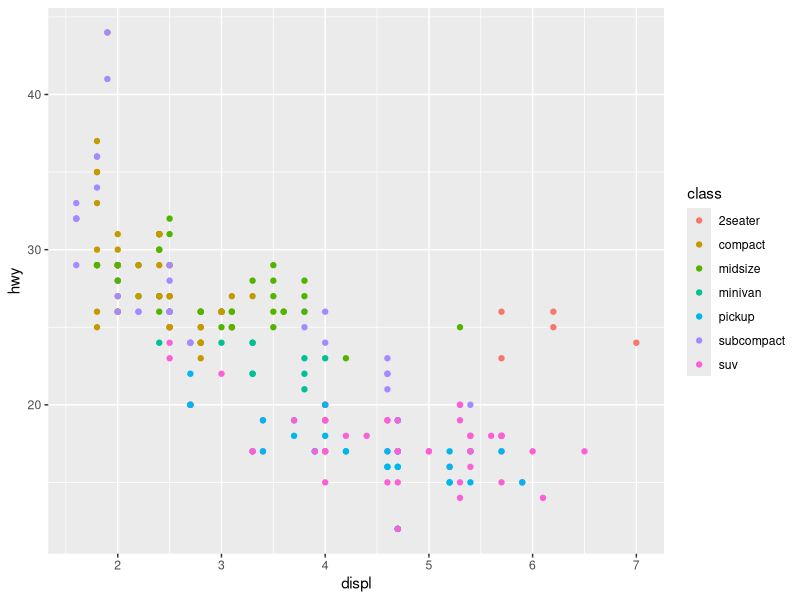
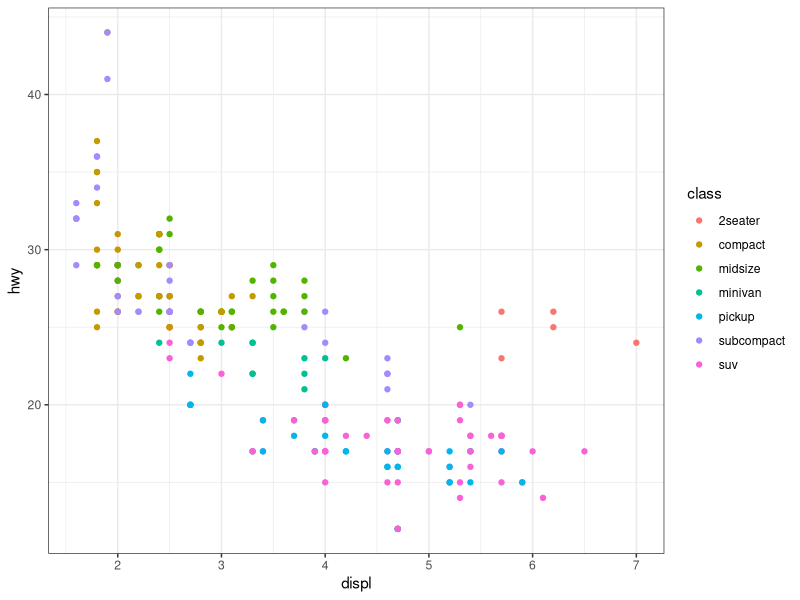
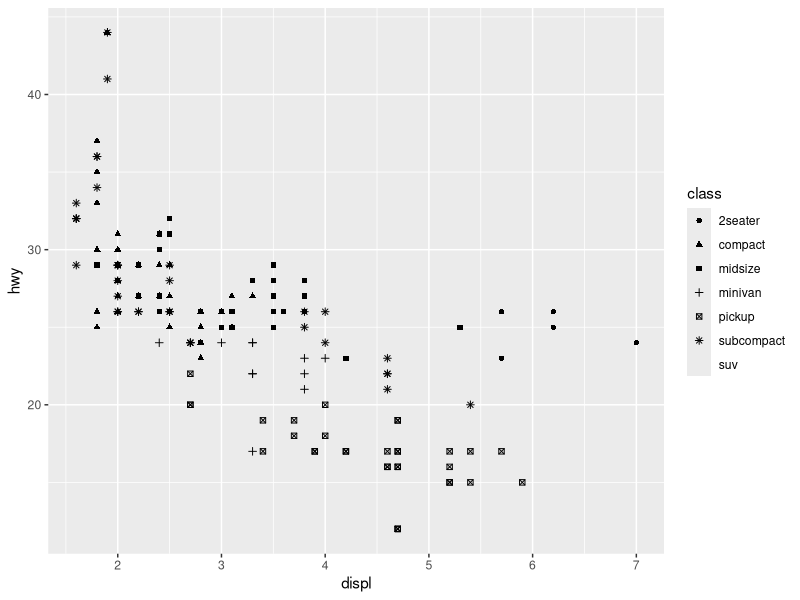
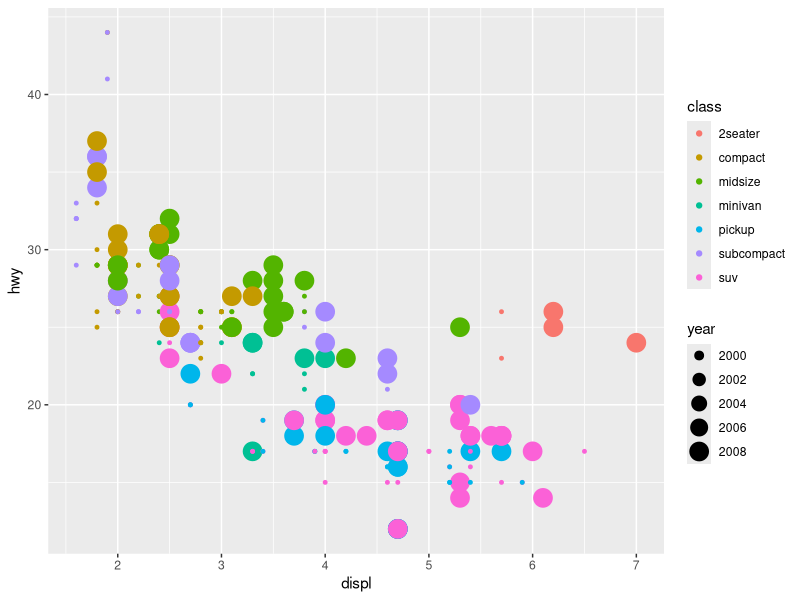
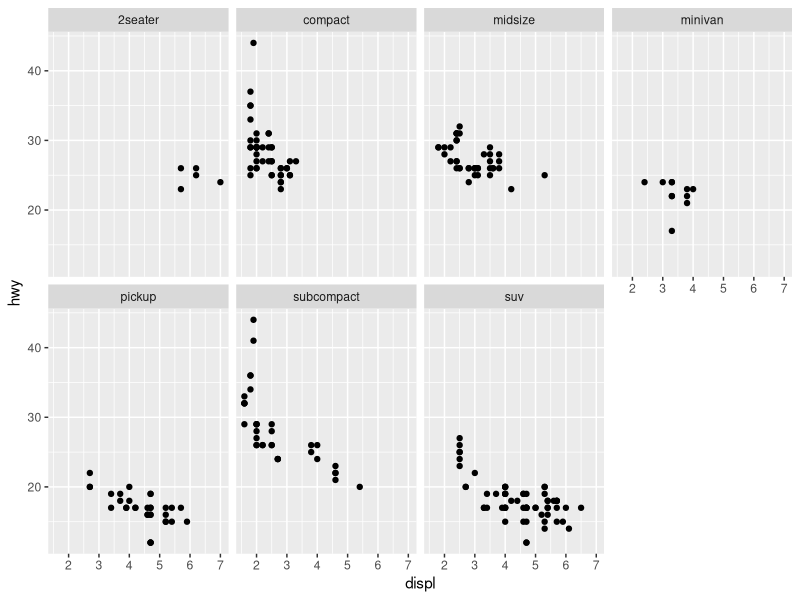
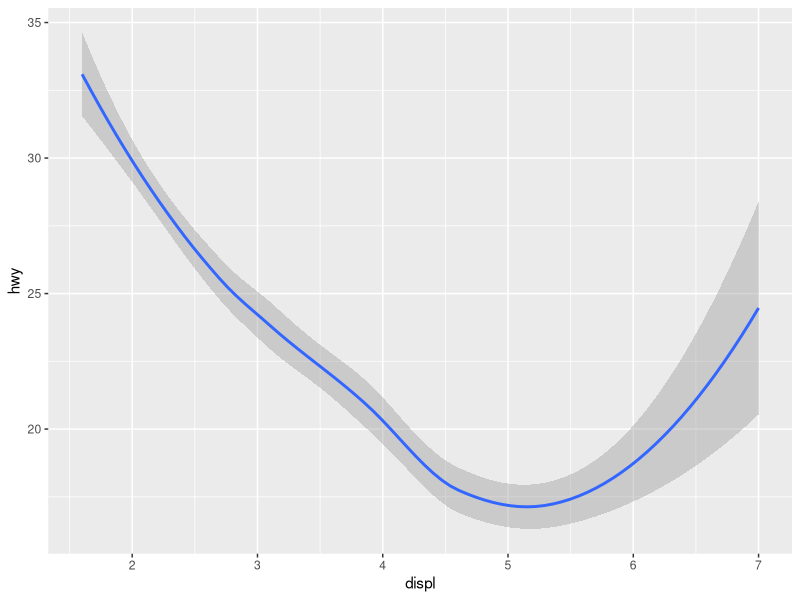
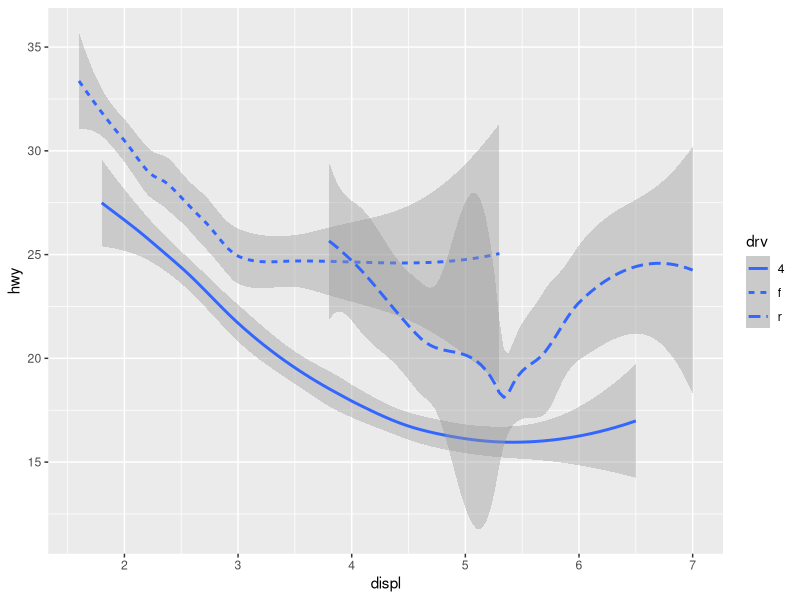
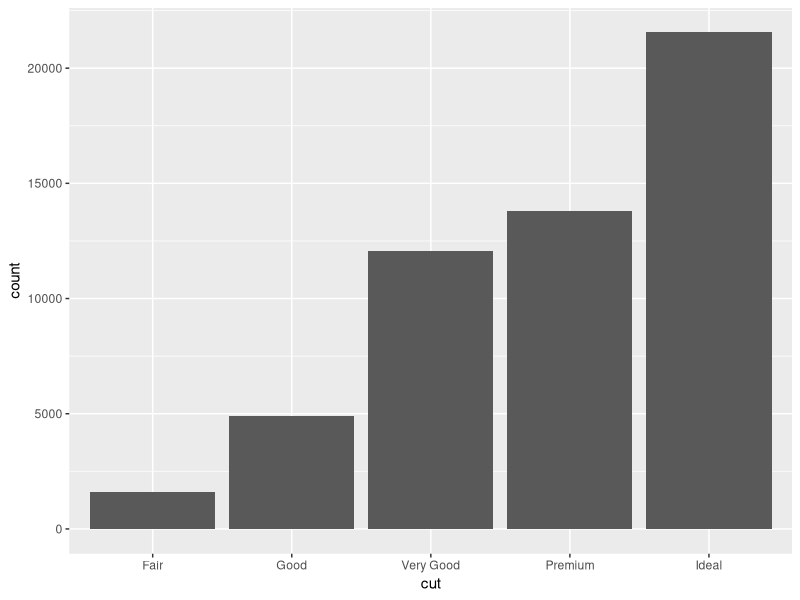

Reproduce these figures in R, in order. (Note: this script raises an error after producing the figures.)
library(tidyverse)


# plot hwy miles vs displacement colored by class
# aes allows you to change marker shape, size, color

ggplot(data=mpg)+geom_point(aes(x=displ,y=hwy,color=class))
ggplot(data=mpg)+geom_point(aes(x=displ,y=hwy,color=class))+
  theme_bw()# prob should remove gray background
ggplot(data=mpg)+geom_point(aes(x=displ,y=hwy,shape=class))
ggplot(data=mpg)+geom_point(aes(x=displ,y=hwy,size=year,
                                color=class))


# sometimes aesthetics for 3 or more variables (eg color, shape) on one plot looks
# cluttered.  Consider making separate plots with facets

ggplot(data = mpg) + 
  geom_point(mapping = aes(x = displ, y = hwy)) + 
  facet_wrap(~ class, nrow = 2)

# there are different geoms (visual object to represent data) for differnt types
# of visualization

ggplot(data = mpg) + 
  geom_smooth(mapping = aes(x = displ, y = hwy,span=.001))


ggplot(data = mpg) + 
  geom_smooth(mapping = aes(x = displ, y = hwy, linetype = drv))

ggplot(data = diamonds) + 
  geom_bar(mapping = aes(x = cut))

# note that the above visualizations aren't simply plotting data, they are first 
# transforming the data.  Smoothing averages points locally in the plot to remove
# noise, where as the bar plot is counting the number of diamonds of each type

table(diamonds$cut) # could also do this


# position adjustments

ggplot(data = diamonds) + 
  geom_bar(mapping = aes(x = cut, fill = clarity)) # stacked bar plot isn't very good

ggplot(data = diamonds) + 
  geom_bar(mapping = aes(x = cut, fill = clarity), position = "dodge") #this is better

# sometimes its useful to flip coordinates

ggplot(data = mpg, mapping = aes(x = class, y = hwy)) + 
  geom_boxplot()

ggplot(data = mpg, mapping = aes(x = class, y = hwy)) + 
  geom_boxplot() +
  coord_flip()
  
# ggplot and tidy are great for many types of data 

library(maps)
nz <- map_data("nz")

ggplot(nz, aes(long, lat, group = group)) +
  geom_polygon(fill = "white", colour = "black") +
  coord_quickmap()+
  theme_bw()

# real example, ggplot allows layering different elements and text
library(lubridate)
library(rio)

data = rio::import("https://hub.mph.in.gov/dataset/6b57a4f2-b754-4f79-a46b-cff93e37d851/resource/46b310b9-2f29-4a51-90dc-3886d9cf4ac1/download/covid_report.xlsx")

data$date=ymd(data$DATE) # lubridate is useful for working with dates 

data=data[data$COUNTY_NAME=="Marion",] #subsetting

data$week=week(data$date) # lubridate is useful 

agg_dat=aggregate(COVID_COUNT~AGEGRP+date,data=data,FUN=sum) #counting data by groups

ggplot(agg_dat[agg_dat$AGEGRP!="Unknown"&agg_dat$date<ymd("2020-12-01"),])+
  stat_smooth(aes(x=date,y=COVID_COUNT,color=AGEGRP),span=.1)+ 
  annotate(geom="text",label="Indy Bars/Nightclubs\n Open", x = as.Date("2020-06-10"), y = 120)+
  theme_bw()+ylab("New Daily Cases")+xlab("Date")+
  geom_vline(xintercept = as.Date("2020-06-19"),color="black",size=1,linetype="dashed")+
  annotate(geom="text",label="Indy Bars/Nightclubs\n Close", x = as.Date("2020-07-20"), y = 200)+
  geom_vline(xintercept = as.Date("2020-07-23"),color="black",size=1,linetype="dashed")

ggsave("ind_cov_age.pdf",p,width=7,height=3) # can save the plot

ggplot(agg_dat[agg_dat$AGEGRP!="Unknown",])+
  stat_smooth(aes(x=date,y=COVID_COUNT,color=AGEGRP),span=.1)+ 
  theme_bw()+ylab("New Daily Cases")+xlab("Date")


